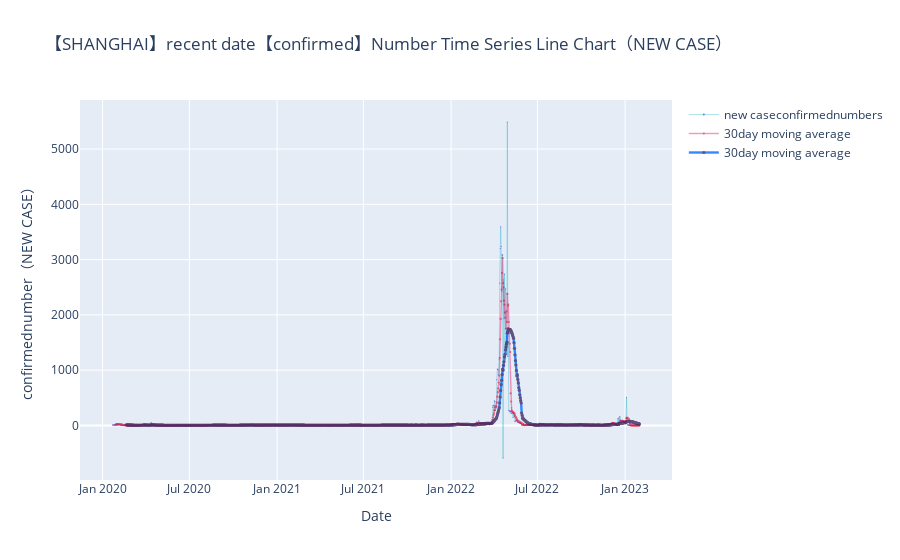

Notebook cell for this chart:
### Code cell
data_copy1 = ts_confirmed_CHINA_incre

specify = 'Shanghai'
idx = data_copy1.index
ser = data_copy1[specify]
layout_title = specify.upper()
kind = 'confirmed'
method = 'new case'
ma = [7,30]

trace = go.Scatter(
            x = idx,
            y = ser,
            mode = 'lines+markers',
            name = f'{method}{kind}numbers',
            opacity = .8,
            line=dict(color="#08a8c4",width = .4),
            marker = dict(color = '#5857e1',size = 1.2)
        )
trace1 = go.Scatter(
    x = idx,
    y = ser.rolling(ma[0]).mean(),
    mode = 'lines+markers',
    name = f'{ma[1]}day moving average',
    opacity = .6,
    line=dict(color="#ee5090",width = 1.4),
    marker = dict(color = '#dd001b',size = 2.2)
)
trace2 = go.Scatter(
    x = idx,
    y = ser.rolling(ma[1]).mean(),
    mode = 'lines+markers',
    name = f'{ma[1]}day moving average',
    opacity = .8,
    line=dict(color="#006eff",width = 2.4),
    marker = dict(color = '#412b63',size = 3.2)
)


plotdata = [trace,trace1,trace2]

'''启动绘图'''

x_axis_config = {'title': 'Date'}
y_axis_config = {'title': f'{kind}number（{method.upper()}）'}
# 返回指定的图像布局和配置对象
my_layout = Layout(title=f"【{layout_title}】recent date【{kind}】Number Time Series Line Chart（{method.upper()}）",
                   xaxis=x_axis_config, yaxis=y_axis_config)
# 生成图表
offline.iplot({'data': plotdata, 'layout': my_layout}, filename=f'{layout_title}_COVID_TS',image_height=500,image_width=1000,image = 'png')

### Figure 1 — Plotly figure (JSON) as saved in the notebook; plotly's stock layout.template omitted (floating-point values rounded to 4 significant figures; data arrays with more than 128 entries replaced by an {"elided": "..."} marker saying what was removed)
{"data": [{"line": {"color": "#08a8c4", "width": 0.4}, "marker": {"color": "#5857e1", "size": 1.2}, "mode": "lines+markers", "name": "new caseconfirmednumbers", "opacity": 0.8, "type": "scatter", "x": {"elided": "1106 str values"}, "y": {"elided": "1106 int values"}}, {"line": {"color": "#ee5090", "width": 1.4}, "marker": {"color": "#dd001b", "size": 2.2}, "mode": "lines+markers", "name": "30day moving average", "opacity": 0.6, "type": "scatter", "x": {"elided": "1106 str values"}, "y": {"elided": "1106 float values"}}, {"line": {"color": "#006eff", "width": 2.4}, "marker": {"color": "#412b63", "size": 3.2}, "mode": "lines+markers", "name": "30day moving average", "opacity": 0.8, "type": "scatter", "x": {"elided": "1106 str values"}, "y": {"elided": "1106 float values"}}], "layout": {"title": {"text": "【SHANGHAI】recent date【confirmed】Number Time Series Line Chart（NEW CASE）"}, "xaxis": {"title": {"text": "Date"}}, "yaxis": {"title": {"text": "confirmednumber（NEW CASE）"}}}}
